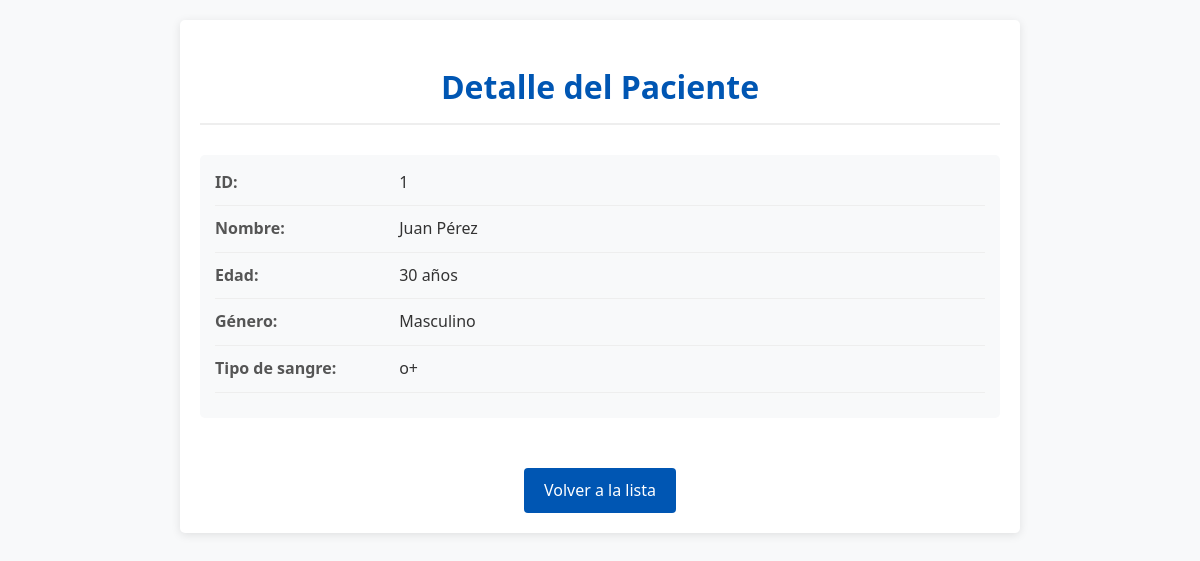
/pacientes/1/, run on the app's committed database.
### manejadorPacientes/models.py (models this page shows, shortened)
class Paciente(models.Model):
    id = models.AutoField(primary_key=True)
    nombre = models.CharField(max_length=255)
    edad = models.IntegerField()
    genero = models.CharField(max_length=50)
    tipo_sangre = models.CharField(max_length=5)
    alergias = models.TextField(blank=True, null=True)
    condiciones_medicas = models.TextField(blank=True, null=True)

### manejadorPacientes/views.py (the view)
# urls.py: path('pacientes/<int:pk>/', paciente_view, name='get_paciente'),
@csrf_exempt
def paciente_view(request, pk):
    if request.method == 'GET':
        paciente = get_paciente(pk)
        if request.headers.get('Accept') == 'application/json':
            paciente_dto = serializers.serialize('json', [paciente])
            return JsonResponse(paciente_dto, safe=False)
        return render(request, 'detalle_paciente.html', {'paciente': paciente})
    if request.method == 'PUT':
        paciente_dto = actualizar_paciente(pk, json.loads(request.body))
        paciente = serializers.serialize('json', [paciente_dto])
        return HttpResponse(paciente, content_type='application/json')

### manejadorPacientes/logic/logic_pacientes.py (called while the page is built)
def get_paciente(paciente_id):
    return Paciente.objects.get(pk=paciente_id)

### manejadorPacientes/templates/detalle_paciente.html (shortened to what this page needs)
<!DOCTYPE html>
<html lang="es">
<head>
</head>
<body>
    <div class="container">
        <h1>Detalle del Paciente</h1>
        <div class="info-group">
            <div class="info-item">
                <span class="info-label">ID:</span>
                <span>{{ paciente.id }}</span>
            </div>
            <div class="info-item">
                <span class="info-label">Nombre:</span>
                <span>{{ paciente.nombre }}</span>
            </div>
            <div class="info-item">
                <span class="info-label">Edad:</span>
                <span>{{ paciente.edad }} años</span>
            </div>
            <div class="info-item">
                <span class="info-label">Género:</span>
                <span>{{ paciente.genero }}</span>
            </div>
            <div class="info-item">
                <span class="info-label">Tipo de sangre:</span>
                <span>{{ paciente.tipo_sangre }}</span>
            </div>
        </div>
        <div class="actions">
            <a href="{% url 'lista_pacientes' %}" class="btn">Volver a la lista</a>
        </div>
    </div>
</body>
</html>

### manejadorPacientes/templates/detalle_paciente.html (style rules this page uses)
body { font-family: 'Segoe UI', Arial, sans-serif; line-height: 1.6; margin: 0; padding: 0; background-color: #f8f9fa; color: #333; }
.container { width: 90%; max-width: 800px; margin: 20px auto; padding: 20px; background-color: #fff; box-shadow: 0 2px 10px rgba(0,0,0,0.1); border-radius: 5px; }
h1 { color: #0056b3; text-align: center; margin-bottom: 30px; border-bottom: 2px solid #eee; padding-bottom: 10px; }
.info-group { margin-bottom: 20px; padding: 15px; background-color: #f8f9fa; border-radius: 5px; }
.info-item { margin-bottom: 10px; padding-bottom: 10px; border-bottom: 1px solid #eee; }
.info-label { font-weight: bold; color: #555; width: 180px; display: inline-block; }
.btn { display: inline-block; padding: 10px 20px; background-color: #0056b3; color: white; text-decoration: none; border-radius: 4px; transition: background-color 0.3s; margin-top: 20px; }
.actions { text-align: center; margin-top: 30px; }

### data on the page
Paciente: id "1", nombre "Juan Pérez", edad "30", genero "Masculino", tipo_sangre "o+"
